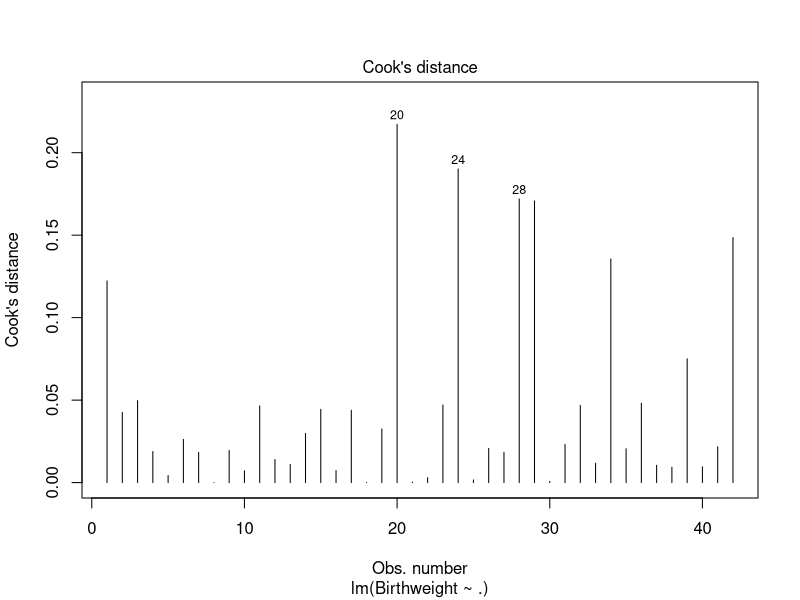
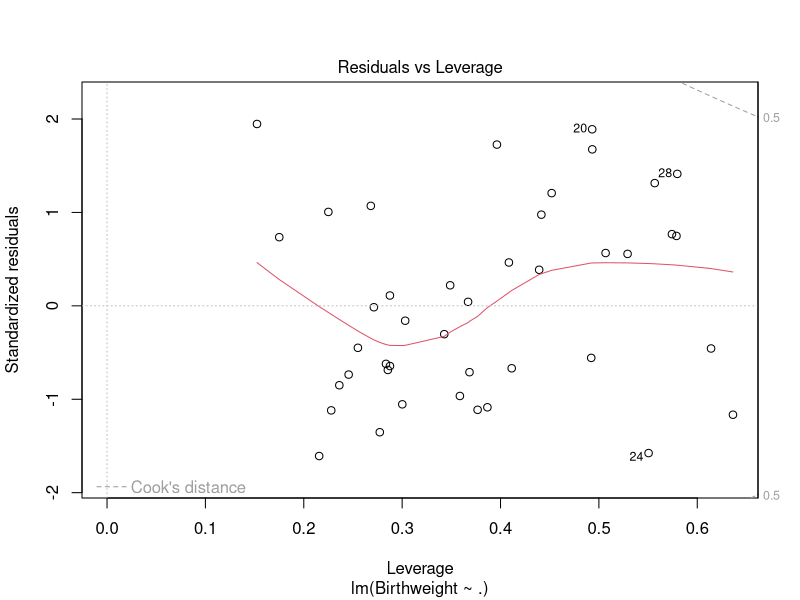
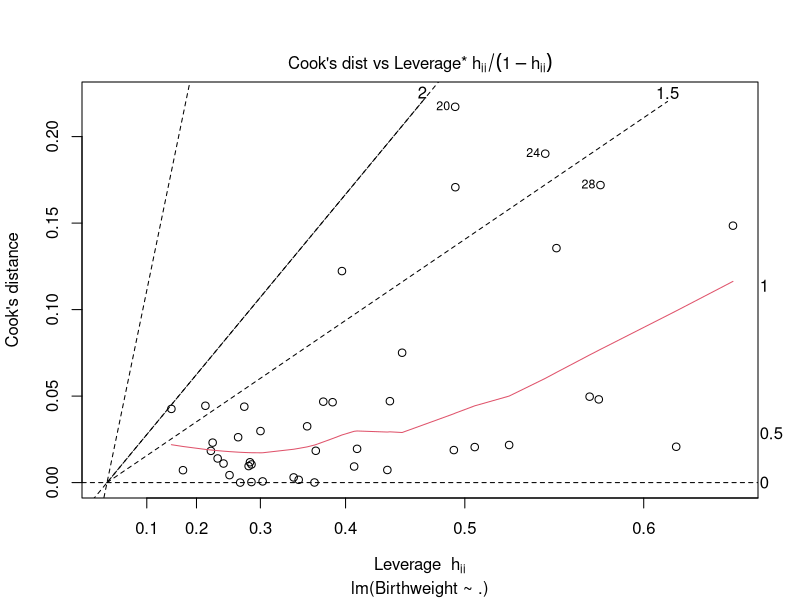
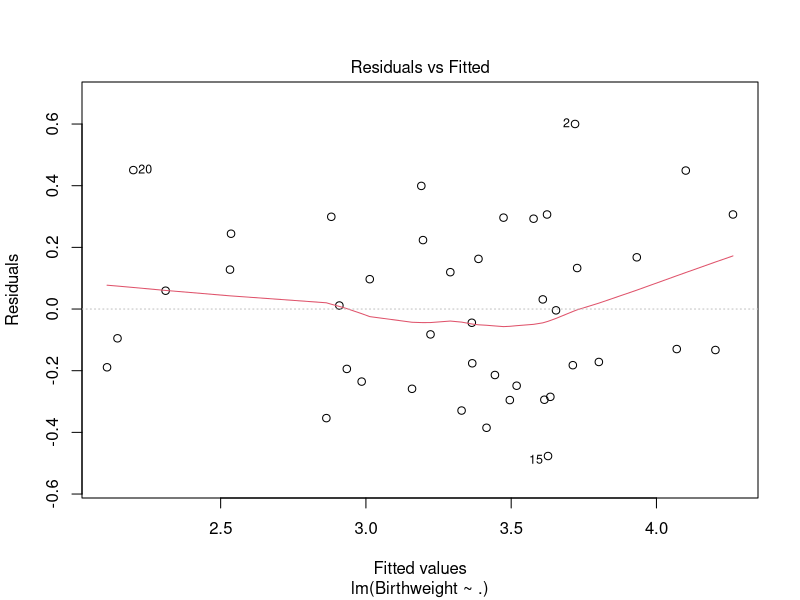
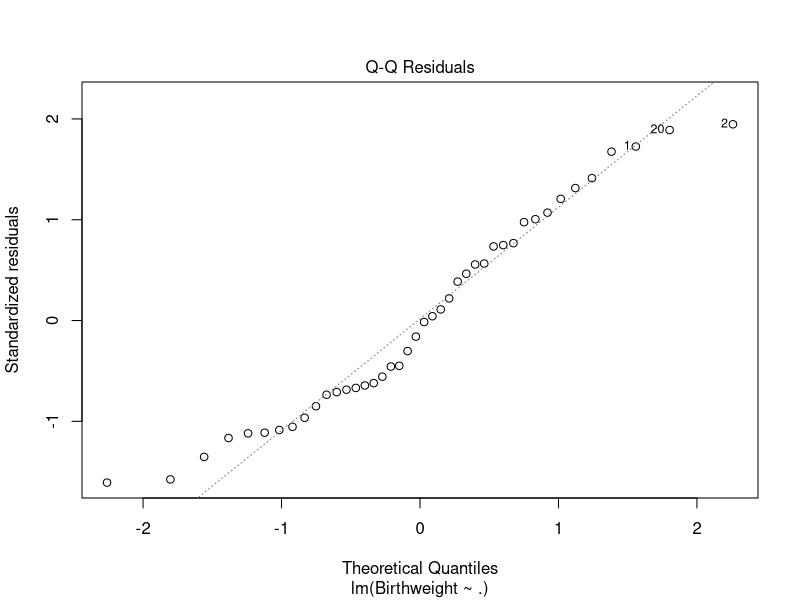
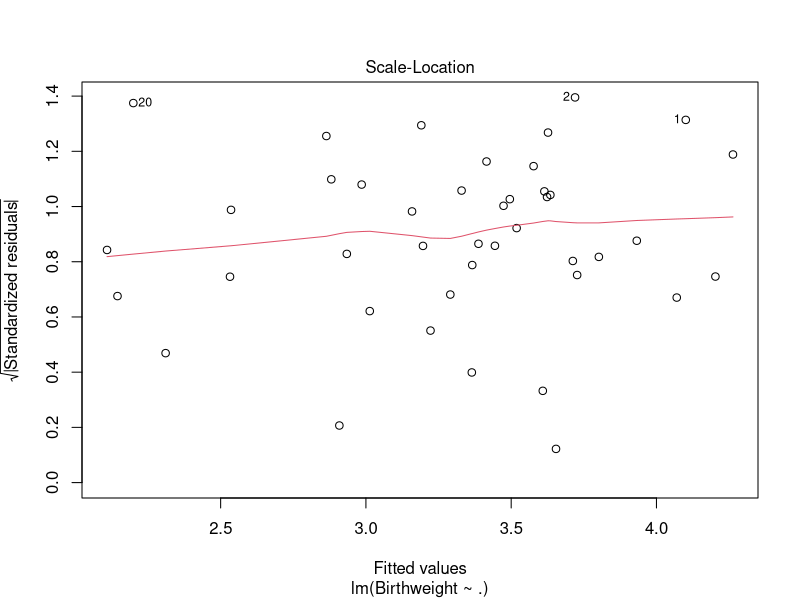
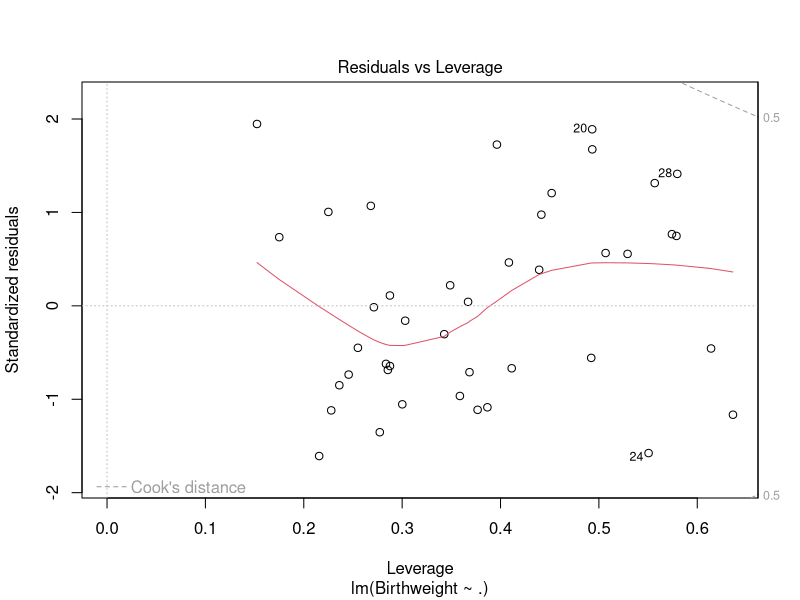
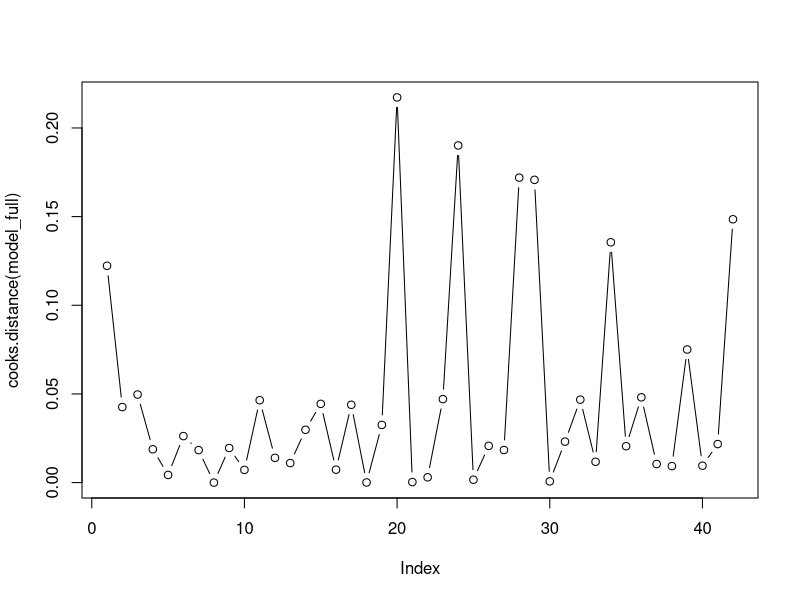

The R source for these figures, in order: (Note: this script raises an error after producing the figures.)
## ---- chunk 1
data <- read.csv("Birthweight.csv")
## ---- chunk 2
model_full <- lm(Birthweight ~ ., data = data)
## ---- chunk 3
plot(model_full, which=4)
plot(model_full, which=5)
plot(model_full, which=6)
## ---- chunk 4
# par(mfrow=c(2,2))
plot(model_full)[1]

# 
resid_ordered <- order(abs(residuals(model_full)))
u = rep(0,length(resid_ordered))
u[length(resid_ordered)] = 1
# 
cooks.distance(model_full)
plot(cooks.distance(model_full), type="b")

#forbeslm_42 = lm(y~x+u11); summary(forbeslm11)
## ---- chunk 5
car::vif(model_full)
## ---- chunk 6
# Calculate correlation matrix
cor_matrix <- cor(data[, -c(1,3)]) # Exclude response variable Birthweight

# Plot the correlation matrix
corrplot(cor_matrix, 
         method = "circle", type = "upper", tl.col = "black", tl.cex = 0.6)
## ---- chunk 7
# step_down_model <- step(model, direction = 'backward')
model <- lm(
    Birthweight ~ Length + Headcirc + Gestation + mage + mnocig + mheight + mppwt + fage + fedyrs + fnocig + fheight,
    data = data
)
# remove fage
model_1 <- lm(
    Birthweight ~ Length + Headcirc + Gestation + mage + mnocig + mheight + mppwt + fedyrs + fnocig + fheight,
    data = data
)
# remove mheight
model_2 <- lm(
    Birthweight ~ Length + Headcirc + Gestation + mage + mnocig + mppwt + fedyrs + fnocig + fheight,
    data = data
)
# remove fedyrs
model_3 <- lm(
    Birthweight ~ Length + Headcirc + Gestation + mage + mnocig + mppwt + fnocig + fheight,
    data = data
)
# remove fnocig as it's not significant and Adjusted R-squared is comparable
model_4 <- lm(
    Birthweight ~ Length + Headcirc + Gestation + mage + mnocig + mppwt + fheight,
    data = data
)

# remove mnocig as it's not significant and Adjusted R-squared is comparable
model_5 <- lm(
    Birthweight ~ Length + Headcirc + Gestation + mage + mppwt + fheight,
    data = data
)

# remove length as it's not significant and Adjusted R-squared is comparable
model_6 <- lm(
    Birthweight ~ Headcirc + Gestation + mage + mppwt + fheight,
    data = data
)

# remove fheight as it's not significant and Adjusted R-squared is comparable
model_7 <- lm(
    Birthweight ~ Headcirc + Gestation + mage + mppwt,
    data = data
)

# remove mage as it's not significant and Adjusted R-squared is comparable
model_8 <- lm(
    Birthweight ~ Headcirc + Gestation + mppwt,
    data = data
)


# remove mppwt as it's not significant and Adjusted R-squared is comparable
step_down_model <- lm(
    Birthweight ~ Headcirc + Gestation,
    data = data
)
## ---- chunk 8
# linearity
plot(predict(step_down_model), residuals(step_down_model), xlab = "Fitted values", ylab = "Residuals")
abline(h = 0, col = "red")
# normality of residuals
qqnorm(residuals(step_down_model))
qqline(residuals(step_down_model))
## ---- chunk 9
head_mean <- mean(data$Gestation)
gest_mean <- mean(data$Headcirc)

df <- data.frame(Gestation = gest_mean, Headcirc = head_mean)

ci <- predict(step_down_model, newdata = df, interval = 'confidence')
pi <- predict(step_down_model, newdata = df, interval = 'prediction')

ci; pi
## ---- chunk 10
x <- subset(data, select = -Birthweight)
y <- data$Birthweight

train=sample(1:nrow(x),0.67*nrow(x))
x_train=x[train,]; y_train=y[train]
x_test=x[-train,]; y_test = y[-train]

y_predict_lm=predict(step_down_model,newdata=data[-train,]) # predict for the test rows
mse_lm=mean((y_test-y_predict_lm)^2)# prediction quality by the linear model

lasso_model <- glmnet(x_train, y_train, alpha = 1)

lasso_cv <- cv.glmnet(
    as.matrix(x_train),
    y_train,
    alpha = 1,
    type.measure="mse",
    nfolds=5
)

lasso_pred1=predict(lasso_model,s=lasso_cv$lambda.min,newx=as.matrix(x_test))
lasso_pred2=predict(lasso_model,s=lasso_cv$lambda.1se,newx=as.matrix(x_test))
mse1_lasso=mean((y_test-lasso_pred1)^2)
mse2_lasso=mean((y_test-lasso_pred2)^2)


plot(lasso_model, xvar="lambda", label = TRUE)
plot(lasso_model, xvar="dev", label = TRUE)
plot(lasso_cv)
coef(lasso_cv, s= lasso_cv$lambda.1se)
# coef(lasso_cv_model, s= lasso_cv_model$lambda.min)

mse_lm; mse1_lasso; mse2_lasso
## ---- chunk 11
data_new <- data[,c("lowbwt","Gestation","smoker","mage35")]
data_new$Gestation <- as.numeric(data_new$Gestation)
data_new$smoker <- factor(data_new$smoker, levels = 0:1, labels = c("No","Yes"))
data_new$mage35 <- factor(data_new$mage35, levels = 0:1, labels = c("No","Yes"))
## ---- chunk 12
xtabs(lowbwt~smoker+mage35,data=data_new) / xtabs(~smoker+mage35,data=data_new)
# Aggregate over mage35 and smoker
xtabs(lowbwt~smoker,data=data_new) / xtabs(~smoker,data=data_new)
xtabs(lowbwt~mage35,data=data_new) / xtabs(~mage35,data=data_new)
## ---- chunk 13
# Factorizing the DV after the crosstabs:
data_new$lowbwt <- factor(data_new$lowbwt, levels = 0:1, labels = c("No","Yes"))
## ---- chunk 14
aggregated_data <- data %>%
  group_by(smoker, mage35) %>%
  summarise(proportion_dv = mean(lowbwt), .groups = 'drop')
aggregated_data$smoker <- factor(aggregated_data$smoker, levels = 0:1, labels = c("No","Yes"))
aggregated_data$mage35 <- factor(aggregated_data$mage35, levels = 0:1, labels = c("No","Yes"))

ggplot(aggregated_data, aes(x = mage35, y = proportion_dv, fill = as.factor(smoker))) +
  geom_bar(stat = "identity", position = "dodge") +
  labs(x = "Mother Over 35 Years Old", y = "Proportion of Low Birth Weight", fill = "Smoker",
       title = "Proportion of Low Birth Weight (< 6 lbs) by Smoking and Mother Age") +
  theme_classic(base_family = "Times") + scale_fill_brewer(palette = color_choice) +
  theme(plot.title = element_text(face = "bold", hjust = 0.5, size = 15))
## ---- chunk 15
model_glm_0 <- stats::glm(lowbwt ~ 1, family=binomial("logit"), data=data_new)
model_glm_smoker <- stats::glm(lowbwt ~ smoker, family=binomial("logit"), data=data_new)
model_glm_mage35 <- stats::glm(lowbwt ~ mage35, family=binomial("logit"), data=data_new)
model_glm_both <- stats::glm(lowbwt ~ smoker + mage35, family=binomial("logit"), data=data_new)
# Testing the Predictors through model comparison:
results_1 <- anova(model_glm_0, model_glm_smoker, test="Chisq")
results_2 <- anova(model_glm_0, model_glm_mage35, test="Chisq")
# Odds
exp(model_glm_smoker$coefficients[2])
exp(model_glm_mage35$coefficients[2])
## ---- chunk 16
model_glm_Gestation <- stats::glm(lowbwt ~ Gestation, family=binomial("logit"), data=data_new)
model_glm_int_smoker <- stats::glm(lowbwt ~ smoker*Gestation, family=binomial("logit"), data=data_new)
model_glm_int_mage35 <- stats::glm(lowbwt ~ mage35*Gestation, family=binomial("logit"), data=data_new)

# Testing with ANOVA
results_1 <- anova(model_glm_0, model_glm_Gestation, test="Chisq")
results_2 <- anova(model_glm_Gestation, model_glm_int_smoker, test = "Chisq")
results_3 <- anova(model_glm_Gestation, model_glm_int_mage35, test = "Chisq")
## ---- chunk 17
results <- anova(model_glm_int_smoker, test = "Chisq")
## ---- chunk 18
model_glm_noint_smoker <- stats::glm(lowbwt ~ smoker + Gestation, family=binomial("logit"), data=data_new)
anova(model_glm_noint_smoker, model_glm_int_smoker, test = "Chisq")
## ---- chunk 19
new_data <- data.frame(Gestation = 40, smoker = factor(c("No", "Yes"), levels = c("No", "Yes")))
probabilities <- predict(model_glm_noint_smoker, newdata = new_data, type = "response")
new_data$probability_lowbwt <- probabilities
print(new_data)

## ---- chunk 20
## Chi-squared test for smoking mothers
smoker_table <- table(data_new$smoker, data_new$lowbwt)
chisq_test_smoker <- chisq.test(smoker_table)
chisq_test_smoker

## Chi-squared test for mothers over 35
mage35_table <- table(data_new$mage35, data_new$lowbwt)
chisq_test_mage35 <- chisq.test(mage35_table)
chisq_test_mage35
